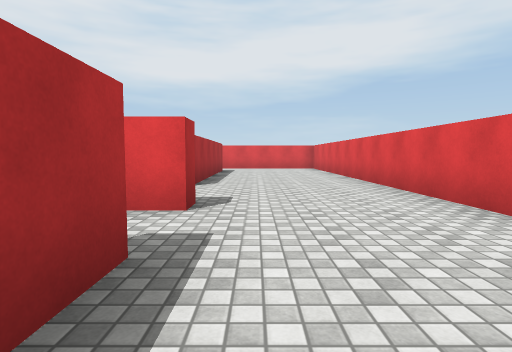
View 1 (above)

17 first-person views from a walk through a 3-D level made in the Unity game engine. The camera is 1.2 m above the floor, tilts 4° down and sees 80° across. The floor is counted in squares, 2 m on a side. Each view is taken from the middle of a square. On the plan, view 1 faces up. The plan holds only what a view shows up to about 9 squares ahead; the rest is blank. Surface patterns are stand-ins for the level's own textures.

View 2
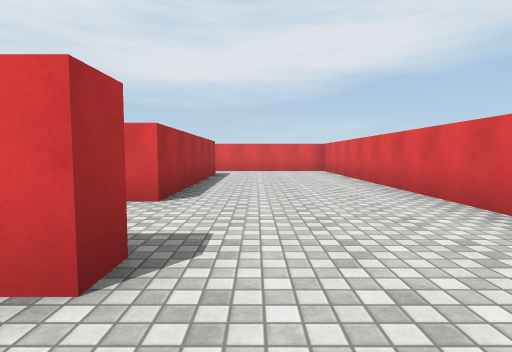

View 3
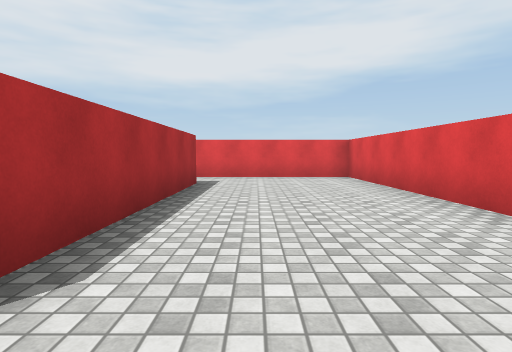

View 4
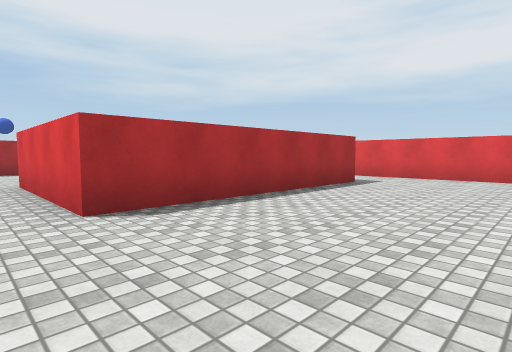

View 5
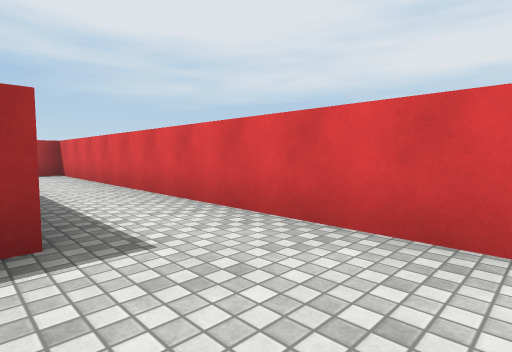

View 6
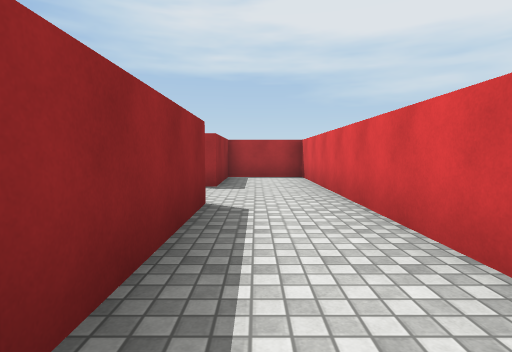

View 7
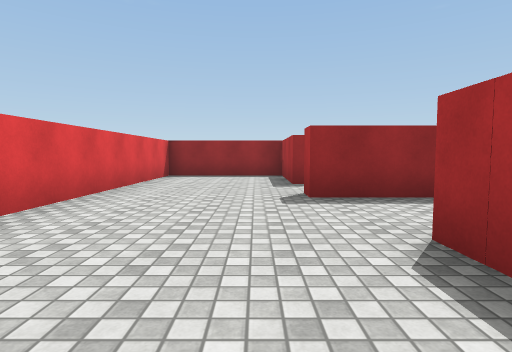

View 8
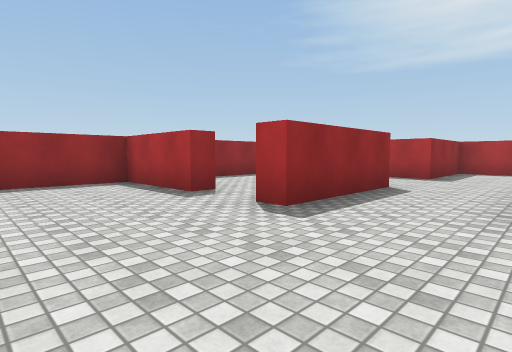

View 9
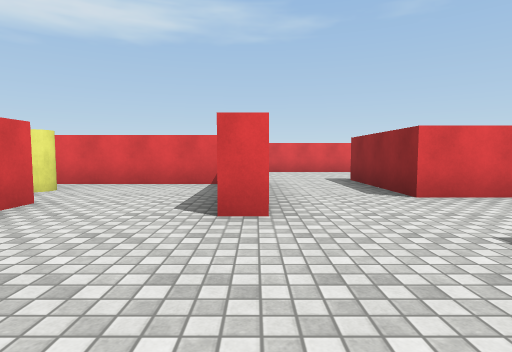

View 10
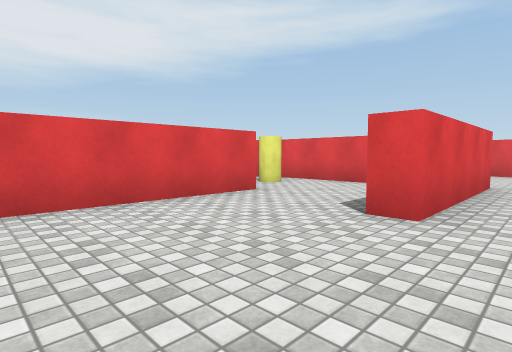

View 11
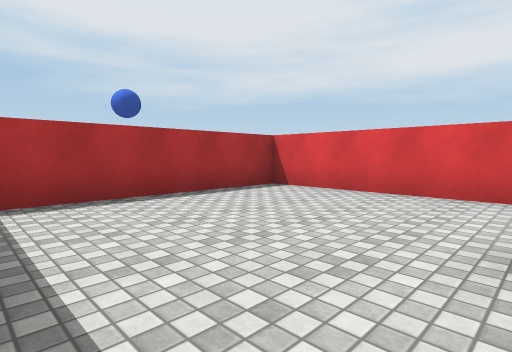

View 12
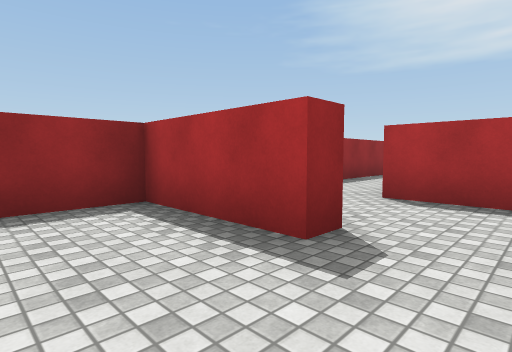

View 13
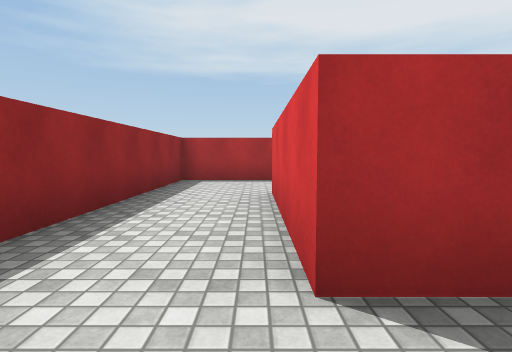

View 14
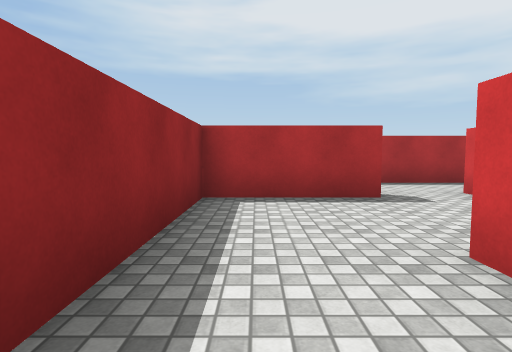

View 15
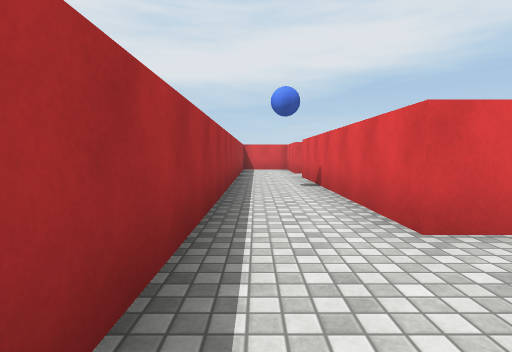

View 16
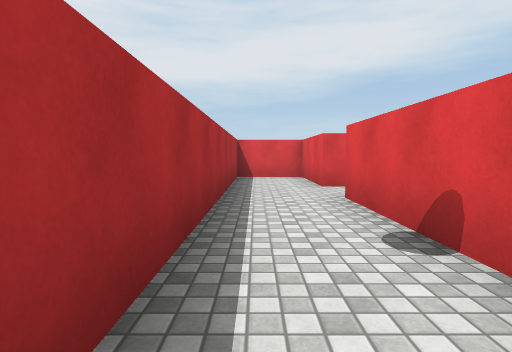

View 17
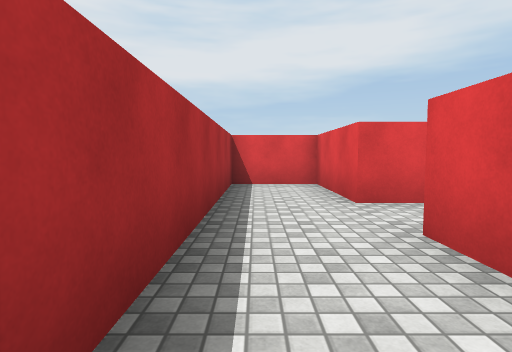

### Floor plan
Points are (right, up) in squares from view 1. A wall is a line through its corners. A room is listed if a view was taken in it or the views show most of it. See-through windows are left out.
Room 1 (views 1, 2, 3, 4, 5, 6, 7, 8, 12)
walls: (-1.2, 11.5) (-1.2, 5.9) (-3.4, 5.9); (-3.8, 3.8) (-0.8, 3.8) (-0.8, 3.3) (-1.5, 3.3); (-4.8, 11.4) (-1.6, 11.4); (-1.4, 1.8) (-0.8, 1.8) (-0.8, -0.7) (2.5, -0.7) (2.5, 13.3) (-9.2, 13.3) (-9.2, 11.2); (-8.2, 11.4) (-6.8, 11.4)
ways out: opening at (-3, 5) to room 3; opening at (-1, 2.5) to room 4; opening at (-5.5, 11) to room 5
Room 2 (views 9, 10)
walls: (-5.1, 5.9) (-5.1, 6.4); (-5.5, 8.7) (-9.2, 8.7) (-9.2, 4.2); (-8.6, 3.8) (-6.3, 3.8)
ways out: opening at (-5, 5) to room 3; opening at (-4.5, 7.5) to room 6
Room 3 (view 11)
walls: (-6.3, 3.8) (-6.3, 2.8); (-3.8, 2.4) (-3.8, 3.8); (-3.4, 5.9) (-5.1, 5.9)
ways out: opening at (-3, 5) to room 1; opening at (-5, 5) to room 2
Room 4 (views 13, 14)
walls: (-3.3, 2.8) (-3.3, 1.3) (-6.8, 1.3); (-9.2, 1.9) (-9.2, -0.7) (-3.1, -0.7); (-9, 3.3) (-9.7, 3.3)
ways out: opening at (-1, 2.5) to room 1; opening at (-9, 2.5) to room 5
Room 5 (views 15, 16, 17)
walls: (-9.7, 3.3) (-9.7, 9.2); (-8.9, 10.7) (-9.7, 10.7) (-9.7, 13.3) (-11.5, 13.3) (-11.5, 1.5)
ways out: opening at (-5.5, 11) to room 1; opening at (-9, 2.5) to room 4
Room 6 (no view inside)
walls: (-4.3, 8.7) (-5.5, 8.7); (-1.7, 6.8) (-1.7, 10.4)
ways out: opening at (-4.5, 7.5) to room 2
objects: yellow cylinder (-3, 10)

Where each view was taken, in squares from view 1:
view 1: 0 up, 0 right, facing up
view 2: 2 up, 0 right, facing up
view 3: 5 up, 0 right, facing up
view 4: 5 up, 2 right, facing up-left
view 5: 11 up, 1 right, facing up-left
view 6: 12 up, 1 left, facing left
view 7: 8 up, 0 right, facing down
view 8: 6 up, 2 right, facing down-left
view 9: 6 up, 8 left, facing right
view 10: 5 up, 8 left, facing up-right
view 11: 4 up, 5 left, facing up-left
view 12: 3 up, 1 right, facing down-left
view 13: 1 up, 2 left, facing left
view 14: 0 up, 5 left, facing left
view 15: 1 up, 11 left, facing up
view 16: 5 up, 11 left, facing up
view 17: 7 up, 11 left, facing up
